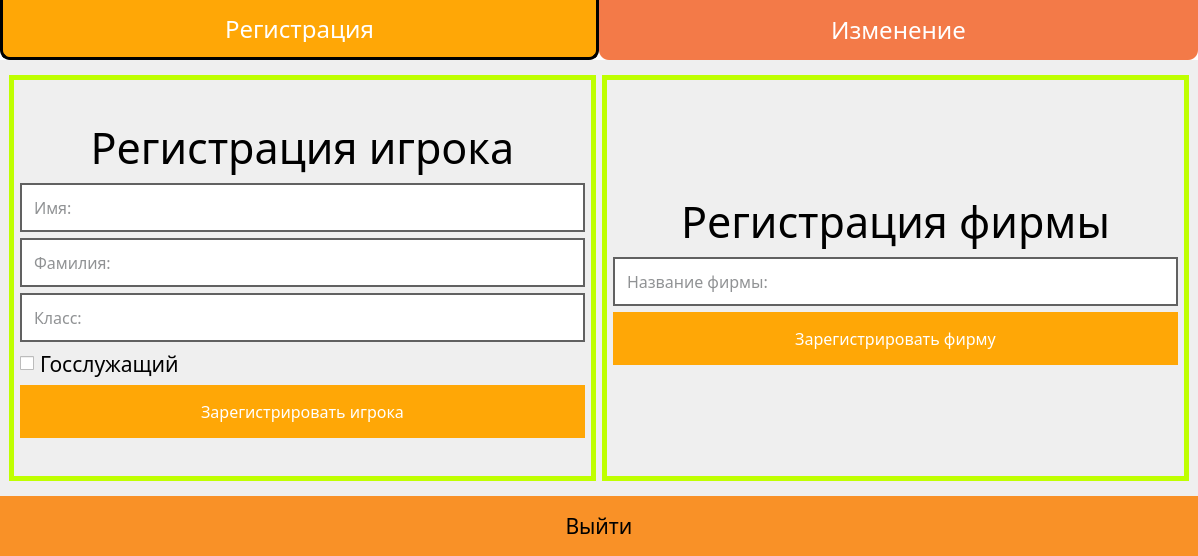
<?xml version="1.0" encoding="UTF-8"?>
<ui version="4.0">
 <class>AdminWindow</class>
 <widget class="QMainWindow" name="AdminWindow">
  <property name="geometry">
   <rect>
    <x>0</x>
    <y>0</y>
    <width>1198</width>
    <height>556</height>
   </rect>
  </property>
  <property name="windowTitle">
   <string>MainWindow</string>
  </property>
  <widget class="QWidget" name="centralwidget">
   <property name="styleSheet">
    <string notr="true">#exitButton
{
    background-color: #F99127;
    color: black;
	border: none;
	padding: 15px;
}
#exitButton:hover:!pressed
{
	background-color: #E07306;
}
#exitButton:pressed
{
	background-color: #FBA651;
	color: black;
}
#exitButton:disabled
{
	background-color: #3F3F3F;
}</string>
   </property>
   <layout class="QVBoxLayout" name="verticalLayout_3">
    <property name="leftMargin">
     <number>0</number>
    </property>
    <property name="topMargin">
     <number>0</number>
    </property>
    <property name="rightMargin">
     <number>0</number>
    </property>
    <property name="bottomMargin">
     <number>0</number>
    </property>
    <item>
     <widget class="QFrame" name="navBar">
      <property name="sizePolicy">
       <sizepolicy hsizetype="Preferred" vsizetype="Preferred">
        <horstretch>0</horstretch>
        <verstretch>0</verstretch>
       </sizepolicy>
      </property>
      <property name="minimumSize">
       <size>
        <width>0</width>
        <height>0</height>
       </size>
      </property>
      <property name="maximumSize">
       <size>
        <width>16777215</width>
        <height>60</height>
       </size>
      </property>
      <property name="styleSheet">
       <string notr="true">#navBar
{
	background-color: white;
}



#navRegisterButton
{
    background-color: #FFA706;
    color: white;
	border-bottom-left-radius: 10px;
	border-bottom-right-radius: 10px;
	padding: 15px;
}
#navRegisterButton:hover:!pressed
{
	background-color: #E69500;
}

#navRegisterButton:pressed
{
	background-color: #FFB833;
	color: black;
}



#navChangeButton
{
    background-color: #F37A48;
    color: white;
	border-bottom-left-radius: 10px;
	border-bottom-right-radius: 10px;
	padding: 15px;
}
#navChangeButton:hover:!pressed
{
	background-color: #F16427;
}
#navChangeButton:pressed
{
	background-color: #F6986F;
	color: black;
}



QPushButton::disabled
{
	background-color: #3F3F3F;
}</string>
      </property>
      <property name="frameShape">
       <enum>QFrame::NoFrame</enum>
      </property>
      <property name="frameShadow">
       <enum>QFrame::Raised</enum>
      </property>
      <layout class="QHBoxLayout" name="horizontalLayout_4">
       <property name="spacing">
        <number>0</number>
       </property>
       <property name="leftMargin">
        <number>0</number>
       </property>
       <property name="topMargin">
        <number>0</number>
       </property>
       <property name="rightMargin">
        <number>0</number>
       </property>
       <property name="bottomMargin">
        <number>0</number>
       </property>
       <item>
        <widget class="QPushButton" name="navRegisterButton">
         <property name="sizePolicy">
          <sizepolicy hsizetype="Minimum" vsizetype="Expanding">
           <horstretch>0</horstretch>
           <verstretch>0</verstretch>
          </sizepolicy>
         </property>
         <property name="font">
          <font>
           <family>Fira Sans Condensed</family>
           <pointsize>18</pointsize>
          </font>
         </property>
         <property name="styleSheet">
          <string notr="true">QPushButton
{
	border-bottom: 3px solid black;
	border-left: 3px solid black;
	border-right: 3px solid black;
}</string>
         </property>
         <property name="text">
          <string>Регистрация</string>
         </property>
        </widget>
       </item>
       <item>
        <widget class="QPushButton" name="navChangeButton">
         <property name="sizePolicy">
          <sizepolicy hsizetype="Minimum" vsizetype="Expanding">
           <horstretch>0</horstretch>
           <verstretch>0</verstretch>
          </sizepolicy>
         </property>
         <property name="font">
          <font>
           <family>Fira Sans Condensed</family>
           <pointsize>18</pointsize>
          </font>
         </property>
         <property name="text">
          <string>Изменение</string>
         </property>
        </widget>
       </item>
      </layout>
     </widget>
    </item>
    <item>
     <widget class="QStackedWidget" name="stackedWidget">
      <property name="currentIndex">
       <number>0</number>
      </property>
      <widget class="QWidget" name="registerPage">
       <layout class="QGridLayout" name="gridLayout">
        <property name="leftMargin">
         <number>0</number>
        </property>
        <property name="topMargin">
         <number>0</number>
        </property>
        <property name="rightMargin">
         <number>0</number>
        </property>
        <property name="bottomMargin">
         <number>0</number>
        </property>
        <property name="spacing">
         <number>0</number>
        </property>
        <item row="0" column="0">
         <widget class="QFrame" name="registerFrame">
          <property name="styleSheet">
           <string notr="true">QLineEdit
{
	color: #212529;
	padding: 10px;
	border: 2px solid #616161;
	background-color: white;
}
QLineEdit:focus
{
	border: 3px solid #272727;
}
QLineEdit:disabled
{
	background-color: #3F3F3F;
	color: #FFF;
}



QPushButton
{
    background-color: #FFA706;
    color: white;
	border: none;
	padding: 15px;
}
QPushButton:hover:!pressed
{
	background-color: #E69500;
}
QPushButton:pressed
{
	background-color: #FFB833;
	color: black;
}
QPushButton::disabled
{
	background-color: #3F3F3F;
}</string>
          </property>
          <property name="frameShape">
           <enum>QFrame::NoFrame</enum>
          </property>
          <property name="frameShadow">
           <enum>QFrame::Raised</enum>
          </property>
          <layout class="QHBoxLayout" name="horizontalLayout">
           <item>
            <widget class="QFrame" name="personRegisterFrame">
             <property name="styleSheet">
              <string notr="true">QFrame
{
	border: 5px solid #BFFF00;
}



QLabel
{
	border: none;
}



QCheckBox::indicator:checked
{
	background-color: #FFA706;
}</string>
             </property>
             <property name="frameShape">
              <enum>QFrame::NoFrame</enum>
             </property>
             <property name="frameShadow">
              <enum>QFrame::Raised</enum>
             </property>
             <layout class="QVBoxLayout" name="verticalLayout_2">
              <property name="spacing">
               <number>6</number>
              </property>
              <property name="leftMargin">
               <number>6</number>
              </property>
              <property name="topMargin">
               <number>6</number>
              </property>
              <property name="rightMargin">
               <number>6</number>
              </property>
              <property name="bottomMargin">
               <number>6</number>
              </property>
              <item>
               <spacer name="verticalSpacer_4">
                <property name="orientation">
                 <enum>Qt::Vertical</enum>
                </property>
                <property name="sizeHint" stdset="0">
                 <size>
                  <width>20</width>
                  <height>40</height>
                 </size>
                </property>
               </spacer>
              </item>
              <item>
               <widget class="QLabel" name="registerPlayerLabel">
                <property name="font">
                 <font>
                  <family>Fira Sans Condensed</family>
                  <pointsize>32</pointsize>
                 </font>
                </property>
                <property name="text">
                 <string>Регистрация игрока</string>
                </property>
                <property name="alignment">
                 <set>Qt::AlignCenter</set>
                </property>
               </widget>
              </item>
              <item>
               <widget class="QLineEdit" name="firstnameLineEdit">
                <property name="sizePolicy">
                 <sizepolicy hsizetype="Preferred" vsizetype="Fixed">
                  <horstretch>0</horstretch>
                  <verstretch>0</verstretch>
                 </sizepolicy>
                </property>
                <property name="font">
                 <font>
                  <family>Fira Sans Condensed</family>
                  <pointsize>12</pointsize>
                 </font>
                </property>
                <property name="text">
                 <string/>
                </property>
                <property name="placeholderText">
                 <string>Имя:</string>
                </property>
               </widget>
              </item>
              <item>
               <widget class="QLineEdit" name="lastnameLineEdit">
                <property name="sizePolicy">
                 <sizepolicy hsizetype="Preferred" vsizetype="Fixed">
                  <horstretch>0</horstretch>
                  <verstretch>0</verstretch>
                 </sizepolicy>
                </property>
                <property name="font">
                 <font>
                  <family>Fira Sans Condensed</family>
                  <pointsize>12</pointsize>
                 </font>
                </property>
                <property name="text">
                 <string/>
                </property>
                <property name="placeholderText">
                 <string>Фамилия:</string>
                </property>
               </widget>
              </item>
              <item>
               <widget class="QLineEdit" name="gradeLineEdit">
                <property name="sizePolicy">
                 <sizepolicy hsizetype="Preferred" vsizetype="Fixed">
                  <horstretch>0</horstretch>
                  <verstretch>0</verstretch>
                 </sizepolicy>
                </property>
                <property name="font">
                 <font>
                  <family>Fira Sans Condensed</family>
                  <pointsize>12</pointsize>
                 </font>
                </property>
                <property name="text">
                 <string/>
                </property>
                <property name="placeholderText">
                 <string>Класс:</string>
                </property>
               </widget>
              </item>
              <item>
               <widget class="QCheckBox" name="isMinisterCheckBox">
                <property name="font">
                 <font>
                  <family>Fira Sans Condensed</family>
                  <pointsize>16</pointsize>
                 </font>
                </property>
                <property name="text">
                 <string>Госслужащий</string>
                </property>
                <property name="tristate">
                 <bool>false</bool>
                </property>
               </widget>
              </item>
              <item>
               <widget class="QPushButton" name="registerPersonButton">
                <property name="font">
                 <font>
                  <family>Fira Sans Condensed</family>
                  <pointsize>12</pointsize>
                 </font>
                </property>
                <property name="text">
                 <string>Зарегистрировать игрока</string>
                </property>
               </widget>
              </item>
              <item>
               <spacer name="verticalSpacer_3">
                <property name="orientation">
                 <enum>Qt::Vertical</enum>
                </property>
                <property name="sizeHint" stdset="0">
                 <size>
                  <width>20</width>
                  <height>40</height>
                 </size>
                </property>
               </spacer>
              </item>
             </layout>
            </widget>
           </item>
           <item>
            <widget class="QFrame" name="companyRegisterFrame">
             <property name="styleSheet">
              <string notr="true">QFrame
{
	border: 5px solid #BFFF00;
}



QLabel
{
	border: none;
}</string>
             </property>
             <property name="frameShape">
              <enum>QFrame::NoFrame</enum>
             </property>
             <property name="frameShadow">
              <enum>QFrame::Raised</enum>
             </property>
             <layout class="QVBoxLayout" name="verticalLayout">
              <property name="leftMargin">
               <number>6</number>
              </property>
              <property name="topMargin">
               <number>6</number>
              </property>
              <property name="rightMargin">
               <number>6</number>
              </property>
              <property name="bottomMargin">
               <number>6</number>
              </property>
              <item>
               <spacer name="verticalSpacer">
                <property name="orientation">
                 <enum>Qt::Vertical</enum>
                </property>
                <property name="sizeHint" stdset="0">
                 <size>
                  <width>20</width>
                  <height>40</height>
                 </size>
                </property>
               </spacer>
              </item>
              <item>
               <widget class="QLabel" name="registerCompanyLabel">
                <property name="font">
                 <font>
                  <family>Fira Sans Condensed</family>
                  <pointsize>32</pointsize>
                 </font>
                </property>
                <property name="text">
                 <string>Регистрация фирмы</string>
                </property>
                <property name="alignment">
                 <set>Qt::AlignCenter</set>
                </property>
               </widget>
              </item>
              <item>
               <widget class="QLineEdit" name="companyNameLineEdit">
                <property name="sizePolicy">
                 <sizepolicy hsizetype="Preferred" vsizetype="Fixed">
                  <horstretch>0</horstretch>
                  <verstretch>0</verstretch>
                 </sizepolicy>
                </property>
                <property name="font">
                 <font>
                  <family>Fira Sans Condensed</family>
                  <pointsize>12</pointsize>
                 </font>
                </property>
                <property name="text">
                 <string/>
                </property>
                <property name="placeholderText">
                 <string>Название фирмы:</string>
                </property>
               </widget>
              </item>
              <item>
               <widget class="QPushButton" name="registerCompanyButton">
                <property name="font">
                 <font>
                  <family>Fira Sans Condensed</family>
                  <pointsize>12</pointsize>
                 </font>
                </property>
                <property name="text">
                 <string>Зарегистрировать фирму</string>
                </property>
               </widget>
              </item>
              <item>
               <spacer name="verticalSpacer_2">
                <property name="orientation">
                 <enum>Qt::Vertical</enum>
                </property>
                <property name="sizeHint" stdset="0">
                 <size>
                  <width>20</width>
                  <height>40</height>
                 </size>
                </property>
               </spacer>
              </item>
             </layout>
            </widget>
           </item>
          </layout>
         </widget>
        </item>
       </layout>
      </widget>
      <widget class="QWidget" name="changePage">
       <layout class="QGridLayout" name="gridLayout_2">
        <property name="leftMargin">
         <number>0</number>
        </property>
        <property name="topMargin">
         <number>0</number>
        </property>
        <property name="rightMargin">
         <number>0</number>
        </property>
        <property name="bottomMargin">
         <number>0</number>
        </property>
        <item row="0" column="0">
         <widget class="QFrame" name="changeFrame">
          <property name="styleSheet">
           <string notr="true">QPushButton
{
    background-color: #F37A48;
    color: white;
	border: none;
	padding: 15px;
}
QPushButton:hover:!pressed
{
	background-color: #F16427;
}
QPushButton:pressed
{
	background-color: #F6986F;
	color: black;
}
QPushButton::disabled
{
	background-color: #3F3F3F;
}



QLineEdit
{
	color: #212529;
	padding: 10px;
	border: 2px solid #616161;
	background-color: white;
}
QLineEdit:focus
{
	border: 3px solid #272727;
}
QLineEdit:disabled
{
	background-color: #3F3F3F;
	color: #FFF;
}



QListWidget,
QListView
{
	color: #212529;
	background-color: #F16427;
	border: 5px solid #F16427;
}
QListWidget:disabled,
QListView:disabled
{
	background-color: #3F3F3F;
	border: 5px solid #3F3F3F;
	color: #FFF;
}



QListWidget::item,
QListView::item
{
	border-radius: 5px;
	background-color: white;
	color: black;
	border: 3px solid #F16427;
	padding: 3px;
	margin-right: 5px;
}
QListWidget::item:hover:!selected,
QListView::item:hover:!selected
{
	background-color: #CCCCCC;
}
QListWidget::item:selected,
QListView::item:selected
{
	border: 5px solid #A7FC00;
}



QListWidget QScrollBar:vertical,
QListView QScrollBar:vertical {
	border: none;
    background: #3F3F3F;
	border-radius: 5px;
}
QListWidget QScrollBar:handle:vertical,
QListView QScrollBar:handle:vertical {
    background: #42AAFF;
	border-radius: 5px;
}
QListWidget QScrollBar:add-line:vertical,
QListWidget QScrollBar:sub-line:vertical,
QListView QScrollBar:add-line:vertical,
QListView QScrollBar:sub-line:vertical
{
	border: none;
    background: #42AAFF;
	border-radius: 5px;
}
QListWidget QScrollBar:up-arrow:vertical,
QListWidget QScrollBar:down-arrow:vertical,
QListView QScrollBar:up-arrow:vertical,
QListView QScrollBar:down-arrow:vertical
{
	background-color: transparent;
}



QListView::indicator:checked
{
	background-color: #F16427;
}</string>
          </property>
          <property name="frameShape">
           <enum>QFrame::NoFrame</enum>
          </property>
          <property name="frameShadow">
           <enum>QFrame::Raised</enum>
          </property>
          <layout class="QHBoxLayout" name="horizontalLayout_2">
           <property name="leftMargin">
            <number>6</number>
           </property>
           <property name="topMargin">
            <number>6</number>
           </property>
           <property name="rightMargin">
            <number>6</number>
           </property>
           <property name="bottomMargin">
            <number>6</number>
           </property>
           <item>
            <widget class="QFrame" name="getPersonFrame">
             <property name="frameShape">
              <enum>QFrame::NoFrame</enum>
             </property>
             <property name="frameShadow">
              <enum>QFrame::Raised</enum>
             </property>
             <layout class="QVBoxLayout" name="verticalLayout_4">
              <property name="leftMargin">
               <number>0</number>
              </property>
              <property name="topMargin">
               <number>0</number>
              </property>
              <property name="rightMargin">
               <number>6</number>
              </property>
              <property name="bottomMargin">
               <number>0</number>
              </property>
              <item>
               <widget class="QLineEdit" name="personLineEdit">
                <property name="sizePolicy">
                 <sizepolicy hsizetype="Expanding" vsizetype="Fixed">
                  <horstretch>0</horstretch>
                  <verstretch>0</verstretch>
                 </sizepolicy>
                </property>
                <property name="minimumSize">
                 <size>
                  <width>0</width>
                  <height>0</height>
                 </size>
                </property>
                <property name="font">
                 <font>
                  <family>Fira Sans Condensed</family>
                  <pointsize>16</pointsize>
                 </font>
                </property>
                <property name="styleSheet">
                 <string notr="true"/>
                </property>
                <property name="text">
                 <string/>
                </property>
                <property name="maxLength">
                 <number>64</number>
                </property>
                <property name="placeholderText">
                 <string>Имя и фамилия игрока (с больших букв):</string>
                </property>
               </widget>
              </item>
              <item>
               <widget class="QListWidget" name="personsListWidget">
                <property name="sizePolicy">
                 <sizepolicy hsizetype="Expanding" vsizetype="Expanding">
                  <horstretch>0</horstretch>
                  <verstretch>0</verstretch>
                 </sizepolicy>
                </property>
                <property name="minimumSize">
                 <size>
                  <width>0</width>
                  <height>0</height>
                 </size>
                </property>
                <property name="font">
                 <font>
                  <family>Fira Sans Condensed</family>
                  <pointsize>18</pointsize>
                 </font>
                </property>
                <property name="styleSheet">
                 <string notr="true"/>
                </property>
                <property name="horizontalScrollBarPolicy">
                 <enum>Qt::ScrollBarAlwaysOff</enum>
                </property>
                <property name="wordWrap">
                 <bool>true</bool>
                </property>
               </widget>
              </item>
             </layout>
            </widget>
           </item>
           <item>
            <widget class="QFrame" name="mainButtonsFrame">
             <property name="styleSheet">
              <string notr="true">QLabel
{
	border: 3px solid #F37A48;
	padding: 3px;
}</string>
             </property>
             <property name="frameShape">
              <enum>QFrame::NoFrame</enum>
             </property>
             <property name="frameShadow">
              <enum>QFrame::Raised</enum>
             </property>
             <layout class="QVBoxLayout" name="verticalLayout_9">
              <property name="leftMargin">
               <number>0</number>
              </property>
              <property name="topMargin">
               <number>0</number>
              </property>
              <property name="rightMargin">
               <number>0</number>
              </property>
              <property name="bottomMargin">
               <number>0</number>
              </property>
              <item>
               <widget class="QLabel" name="personBalanceLabel">
                <property name="font">
                 <font>
                  <family>Fira Sans Condensed</family>
                  <pointsize>16</pointsize>
                 </font>
                </property>
                <property name="text">
                 <string>Баланс игрока:</string>
                </property>
                <property name="alignment">
                 <set>Qt::AlignCenter</set>
                </property>
               </widget>
              </item>
              <item>
               <widget class="QLabel" name="companyBalanceLabel">
                <property name="font">
                 <font>
                  <family>Fira Sans Condensed</family>
                  <pointsize>16</pointsize>
                 </font>
                </property>
                <property name="text">
                 <string>Баланс фирмы:</string>
                </property>
                <property name="alignment">
                 <set>Qt::AlignCenter</set>
                </property>
               </widget>
              </item>
              <item>
               <widget class="QFrame" name="addToCompanyFrame">
                <property name="styleSheet">
                 <string notr="true">QFrame
{
	border: 3px solid #F37A48;
}



QCheckBox::indicator:checked
{
	background-color: #F37A48;
}</string>
                </property>
                <property name="frameShape">
                 <enum>QFrame::StyledPanel</enum>
                </property>
                <property name="frameShadow">
                 <enum>QFrame::Raised</enum>
                </property>
                <layout class="QVBoxLayout" name="verticalLayout_5">
                 <property name="spacing">
                  <number>2</number>
                 </property>
                 <property name="leftMargin">
                  <number>4</number>
                 </property>
                 <property name="topMargin">
                  <number>4</number>
                 </property>
                 <property name="rightMargin">
                  <number>4</number>
                 </property>
                 <property name="bottomMargin">
                  <number>4</number>
                 </property>
                 <item>
                  <widget class="QPushButton" name="addToCompanyButton">
                   <property name="font">
                    <font>
                     <family>Fira Sans Condensed</family>
                     <pointsize>12</pointsize>
                    </font>
                   </property>
                   <property name="text">
                    <string>Добавить в фирму</string>
                   </property>
                  </widget>
                 </item>
                 <item>
                  <widget class="QCheckBox" name="isFounderCheckBox">
                   <property name="font">
                    <font>
                     <family>Fira Sans Condensed</family>
                     <pointsize>16</pointsize>
                    </font>
                   </property>
                   <property name="text">
                    <string>Владелец</string>
                   </property>
                   <property name="tristate">
                    <bool>false</bool>
                   </property>
                  </widget>
                 </item>
                </layout>
               </widget>
              </item>
              <item>
               <widget class="QPushButton" name="removeFromCompanyButton">
                <property name="font">
                 <font>
                  <family>Fira Sans Condensed</family>
                  <pointsize>12</pointsize>
                 </font>
                </property>
                <property name="text">
                 <string>Удалить из фирмы</string>
                </property>
               </widget>
              </item>
              <item>
               <widget class="QPushButton" name="removePersonButton">
                <property name="font">
                 <font>
                  <family>Fira Sans Condensed</family>
                  <pointsize>12</pointsize>
                 </font>
                </property>
                <property name="text">
                 <string>Удалить игрока</string>
                </property>
               </widget>
              </item>
              <item>
               <widget class="QPushButton" name="removeCompanyButton">
                <property name="font">
                 <font>
                  <family>Fira Sans Condensed</family>
                  <pointsize>12</pointsize>
                 </font>
                </property>
                <property name="text">
                 <string>Удалить фирму</string>
                </property>
               </widget>
              </item>
              <item>
               <spacer name="verticalSpacer_5">
                <property name="orientation">
                 <enum>Qt::Vertical</enum>
                </property>
                <property name="sizeHint" stdset="0">
                 <size>
                  <width>20</width>
                  <height>40</height>
                 </size>
                </property>
               </spacer>
              </item>
             </layout>
            </widget>
           </item>
           <item>
            <widget class="QFrame" name="getCompanyFrame">
             <property name="frameShape">
              <enum>QFrame::NoFrame</enum>
             </property>
             <property name="frameShadow">
              <enum>QFrame::Raised</enum>
             </property>
             <layout class="QVBoxLayout" name="verticalLayout_6">
              <property name="leftMargin">
               <number>6</number>
              </property>
              <property name="topMargin">
               <number>0</number>
              </property>
              <property name="rightMargin">
               <number>6</number>
              </property>
              <property name="bottomMargin">
               <number>0</number>
              </property>
              <item>
               <widget class="QLineEdit" name="companyLineEdit">
                <property name="sizePolicy">
                 <sizepolicy hsizetype="Expanding" vsizetype="Fixed">
                  <horstretch>0</horstretch>
                  <verstretch>0</verstretch>
                 </sizepolicy>
                </property>
                <property name="minimumSize">
                 <size>
                  <width>0</width>
                  <height>0</height>
                 </size>
                </property>
                <property name="font">
                 <font>
                  <family>Fira Sans Condensed</family>
                  <pointsize>16</pointsize>
                 </font>
                </property>
                <property name="styleSheet">
                 <string notr="true"/>
                </property>
                <property name="text">
                 <string/>
                </property>
                <property name="maxLength">
                 <number>64</number>
                </property>
                <property name="placeholderText">
                 <string>Название фирмы:</string>
                </property>
               </widget>
              </item>
              <item>
               <widget class="QListWidget" name="companiesListWidget">
                <property name="sizePolicy">
                 <sizepolicy hsizetype="Expanding" vsizetype="Expanding">
                  <horstretch>0</horstretch>
                  <verstretch>0</verstretch>
                 </sizepolicy>
                </property>
                <property name="minimumSize">
                 <size>
                  <width>0</width>
                  <height>0</height>
                 </size>
                </property>
                <property name="font">
                 <font>
                  <family>Fira Sans Condensed</family>
                  <pointsize>18</pointsize>
                 </font>
                </property>
                <property name="styleSheet">
                 <string notr="true"/>
                </property>
                <property name="horizontalScrollBarPolicy">
                 <enum>Qt::ScrollBarAlwaysOff</enum>
                </property>
                <property name="wordWrap">
                 <bool>true</bool>
                </property>
               </widget>
              </item>
             </layout>
            </widget>
           </item>
           <item>
            <widget class="QFrame" name="addServiceFrame">
             <property name="frameShape">
              <enum>QFrame::NoFrame</enum>
             </property>
             <property name="frameShadow">
              <enum>QFrame::Raised</enum>
             </property>
             <layout class="QVBoxLayout" name="verticalLayout_7">
              <property name="leftMargin">
               <number>0</number>
              </property>
              <property name="topMargin">
               <number>0</number>
              </property>
              <property name="rightMargin">
               <number>0</number>
              </property>
              <property name="bottomMargin">
               <number>0</number>
              </property>
              <item>
               <widget class="QLineEdit" name="serviceNameLineEdit">
                <property name="sizePolicy">
                 <sizepolicy hsizetype="Expanding" vsizetype="Fixed">
                  <horstretch>0</horstretch>
                  <verstretch>0</verstretch>
                 </sizepolicy>
                </property>
                <property name="minimumSize">
                 <size>
                  <width>0</width>
                  <height>0</height>
                 </size>
                </property>
                <property name="font">
                 <font>
                  <family>Fira Sans Condensed</family>
                  <pointsize>16</pointsize>
                 </font>
                </property>
                <property name="styleSheet">
                 <string notr="true"/>
                </property>
                <property name="text">
                 <string/>
                </property>
                <property name="maxLength">
                 <number>64</number>
                </property>
                <property name="placeholderText">
                 <string>Название товара/услуги:</string>
                </property>
               </widget>
              </item>
              <item>
               <widget class="QLineEdit" name="serviceCostLineEdit">
                <property name="sizePolicy">
                 <sizepolicy hsizetype="Expanding" vsizetype="Fixed">
                  <horstretch>0</horstretch>
                  <verstretch>0</verstretch>
                 </sizepolicy>
                </property>
                <property name="minimumSize">
                 <size>
                  <width>0</width>
                  <height>0</height>
                 </size>
                </property>
                <property name="font">
                 <font>
                  <family>Fira Sans Condensed</family>
                  <pointsize>16</pointsize>
                 </font>
                </property>
                <property name="styleSheet">
                 <string notr="true"/>
                </property>
                <property name="text">
                 <string/>
                </property>
                <property name="maxLength">
                 <number>64</number>
                </property>
                <property name="placeholderText">
                 <string>Цена услуги/товара:</string>
                </property>
               </widget>
              </item>
              <item>
               <widget class="QLineEdit" name="serviceQuantityLineEdit">
                <property name="sizePolicy">
                 <sizepolicy hsizetype="Expanding" vsizetype="Fixed">
                  <horstretch>0</horstretch>
                  <verstretch>0</verstretch>
                 </sizepolicy>
                </property>
                <property name="minimumSize">
                 <size>
                  <width>0</width>
                  <height>0</height>
                 </size>
                </property>
                <property name="font">
                 <font>
                  <family>Fira Sans Condensed</family>
                  <pointsize>16</pointsize>
                 </font>
                </property>
                <property name="styleSheet">
                 <string notr="true"/>
                </property>
                <property name="text">
                 <string/>
                </property>
                <property name="maxLength">
                 <number>64</number>
                </property>
                <property name="placeholderText">
                 <string>Количество товаров/услуг:</string>
                </property>
               </widget>
              </item>
              <item>
               <widget class="QPushButton" name="addServiceButton">
                <property name="font">
                 <font>
                  <family>Fira Sans Condensed</family>
                  <pointsize>12</pointsize>
                 </font>
                </property>
                <property name="text">
                 <string>Добавить товар/услугу</string>
                </property>
               </widget>
              </item>
              <item>
               <widget class="QPushButton" name="removeServiceButton">
                <property name="font">
                 <font>
                  <family>Fira Sans Condensed</family>
                  <pointsize>12</pointsize>
                 </font>
                </property>
                <property name="text">
                 <string>Удалить товары/услуги</string>
                </property>
               </widget>
              </item>
              <item>
               <spacer name="verticalSpacer_7">
                <property name="orientation">
                 <enum>Qt::Vertical</enum>
                </property>
                <property name="sizeHint" stdset="0">
                 <size>
                  <width>20</width>
                  <height>40</height>
                 </size>
                </property>
               </spacer>
              </item>
             </layout>
            </widget>
           </item>
           <item>
            <widget class="QFrame" name="serviceFrame">
             <property name="frameShape">
              <enum>QFrame::NoFrame</enum>
             </property>
             <property name="frameShadow">
              <enum>QFrame::Raised</enum>
             </property>
             <layout class="QVBoxLayout" name="verticalLayout_8">
              <property name="leftMargin">
               <number>6</number>
              </property>
              <property name="topMargin">
               <number>0</number>
              </property>
              <property name="rightMargin">
               <number>0</number>
              </property>
              <property name="bottomMargin">
               <number>0</number>
              </property>
              <item>
               <widget class="QLineEdit" name="serviceSearchLineEdit">
                <property name="sizePolicy">
                 <sizepolicy hsizetype="Expanding" vsizetype="Fixed">
                  <horstretch>0</horstretch>
                  <verstretch>0</verstretch>
                 </sizepolicy>
                </property>
                <property name="minimumSize">
                 <size>
                  <width>0</width>
                  <height>0</height>
                 </size>
                </property>
                <property name="font">
                 <font>
                  <family>Fira Sans Condensed</family>
                  <pointsize>16</pointsize>
                 </font>
                </property>
                <property name="styleSheet">
                 <string notr="true"/>
                </property>
                <property name="text">
                 <string/>
                </property>
                <property name="maxLength">
                 <number>64</number>
                </property>
                <property name="placeholderText">
                 <string>Название товара/услуги:</string>
                </property>
               </widget>
              </item>
              <item>
               <widget class="QListView" name="servicesListView">
                <property name="minimumSize">
                 <size>
                  <width>0</width>
                  <height>0</height>
                 </size>
                </property>
                <property name="font">
                 <font>
                  <family>Fira Sans Condensed</family>
                  <pointsize>18</pointsize>
                 </font>
                </property>
                <property name="styleSheet">
                 <string notr="true"/>
                </property>
                <property name="horizontalScrollBarPolicy">
                 <enum>Qt::ScrollBarAlwaysOff</enum>
                </property>
                <property name="wordWrap">
                 <bool>true</bool>
                </property>
               </widget>
              </item>
             </layout>
            </widget>
           </item>
          </layout>
         </widget>
        </item>
       </layout>
      </widget>
     </widget>
    </item>
    <item>
     <widget class="QPushButton" name="exitButton">
      <property name="sizePolicy">
       <sizepolicy hsizetype="Expanding" vsizetype="Preferred">
        <horstretch>0</horstretch>
        <verstretch>0</verstretch>
       </sizepolicy>
      </property>
      <property name="minimumSize">
       <size>
        <width>0</width>
        <height>0</height>
       </size>
      </property>
      <property name="maximumSize">
       <size>
        <width>16777215</width>
        <height>16777215</height>
       </size>
      </property>
      <property name="font">
       <font>
        <family>Fira Sans Condensed</family>
        <pointsize>16</pointsize>
       </font>
      </property>
      <property name="cursor">
       <cursorShape>PointingHandCursor</cursorShape>
      </property>
      <property name="styleSheet">
       <string notr="true"/>
      </property>
      <property name="text">
       <string>Выйти</string>
      </property>
     </widget>
    </item>
   </layout>
  </widget>
 </widget>
 <resources/>
 <connections/>
</ui>
